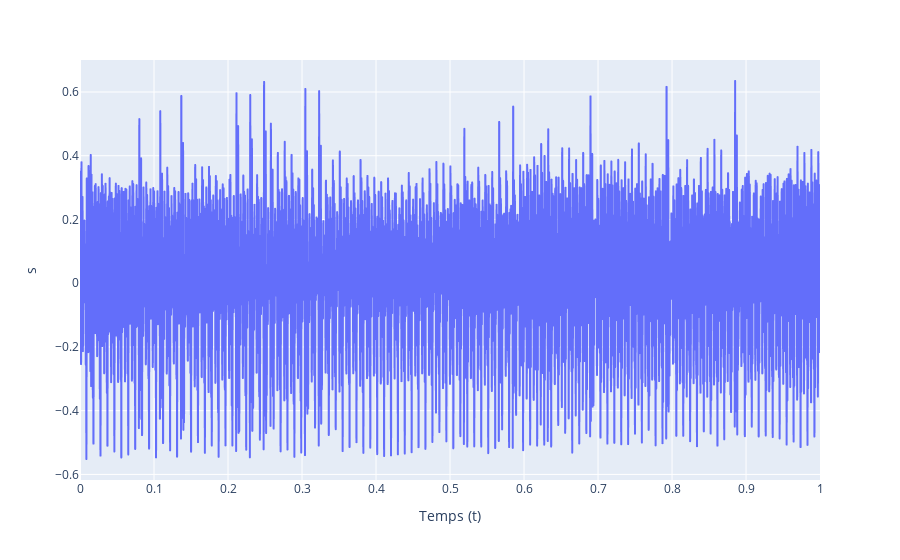
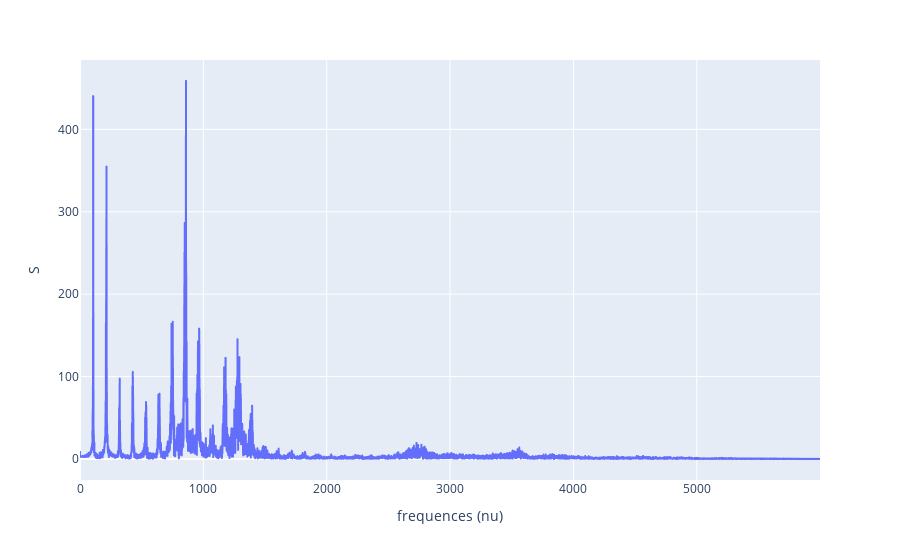
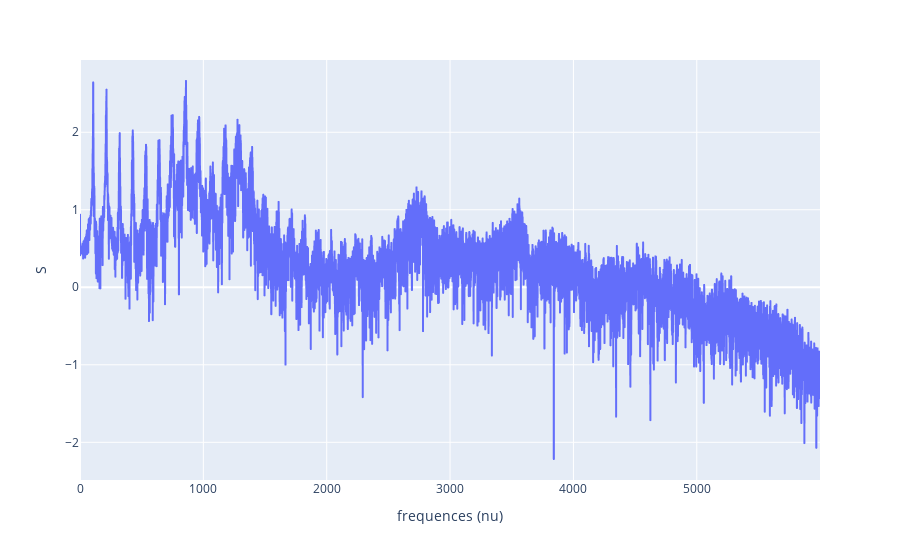

The code cell stored with these charts, in order, in its notebook:
### Markdown cell above
1. Lecture des fichiers et affichages

### Code cell
s = signal_dict['s'] # extraction du signal utile
t = signal_dict['t'] # extraction du vecteur temps associé au signal

# Signal chargé en fonction du temps
trace_signal = px.line(x=t, y=s, labels={'x': 'Temps (t)', 'y': 's'}).show()

# Calculer la Transformée de Fourier du signal
tf = san.trans_fourier(s, t)
trace_spectre = px.line(x=tf[0], y=abs(tf[1]), labels={'x': 'frequences (nu)', 'y': 'S'}).show()

# Logarithme du spectre
trace_log10_spectre = px.line(x=tf[0], y=np.log10(abs(tf[1])), labels={'x': 'frequences (nu)', 'y': 'S'}).show()

### Figure 1 — Plotly figure (JSON) as saved in the notebook; plotly's stock layout.template omitted (floating-point values rounded to 4 significant figures; data arrays with more than 128 entries replaced by an {"elided": "..."} marker saying what was removed)
{"data": [{"hovertemplate": "Temps (t)=%{x}<br>s=%{y}<extra></extra>", "legendgroup": "", "line": {"color": "#636efa", "dash": "solid"}, "marker": {"symbol": "circle"}, "mode": "lines", "name": "", "showlegend": false, "type": "scattergl", "x": {"elided": "12000 float values"}, "xaxis": "x", "y": {"elided": "12000 float values"}, "yaxis": "y"}], "layout": {"legend": {"tracegroupgap": 0}, "margin": {"t": 60}, "xaxis": {"anchor": "y", "domain": [0, 1], "title": {"text": "Temps (t)"}}, "yaxis": {"anchor": "x", "domain": [0, 1], "title": {"text": "s"}}}}

### Figure 2 — Plotly figure (JSON) as saved in the notebook; plotly's stock layout.template omitted (floating-point values rounded to 4 significant figures; data arrays with more than 128 entries replaced by an {"elided": "..."} marker saying what was removed)
{"data": [{"hovertemplate": "frequences (nu)=%{x}<br>S=%{y}<extra></extra>", "legendgroup": "", "line": {"color": "#636efa", "dash": "solid"}, "marker": {"symbol": "circle"}, "mode": "lines", "name": "", "showlegend": false, "type": "scattergl", "x": {"elided": "6000 float values"}, "xaxis": "x", "y": {"elided": "6000 float values"}, "yaxis": "y"}], "layout": {"legend": {"tracegroupgap": 0}, "margin": {"t": 60}, "xaxis": {"anchor": "y", "domain": [0, 1], "title": {"text": "frequences (nu)"}}, "yaxis": {"anchor": "x", "domain": [0, 1], "title": {"text": "S"}}}}

### Figure 3 — Plotly figure (JSON) as saved in the notebook; plotly's stock layout.template omitted (floating-point values rounded to 4 significant figures; data arrays with more than 128 entries replaced by an {"elided": "..."} marker saying what was removed)
{"data": [{"hovertemplate": "frequences (nu)=%{x}<br>S=%{y}<extra></extra>", "legendgroup": "", "line": {"color": "#636efa", "dash": "solid"}, "marker": {"symbol": "circle"}, "mode": "lines", "name": "", "showlegend": false, "type": "scattergl", "x": {"elided": "6000 float values"}, "xaxis": "x", "y": {"elided": "6000 float values"}, "yaxis": "y"}], "layout": {"legend": {"tracegroupgap": 0}, "margin": {"t": 60}, "xaxis": {"anchor": "y", "domain": [0, 1], "title": {"text": "frequences (nu)"}}, "yaxis": {"anchor": "x", "domain": [0, 1], "title": {"text": "S"}}}}
